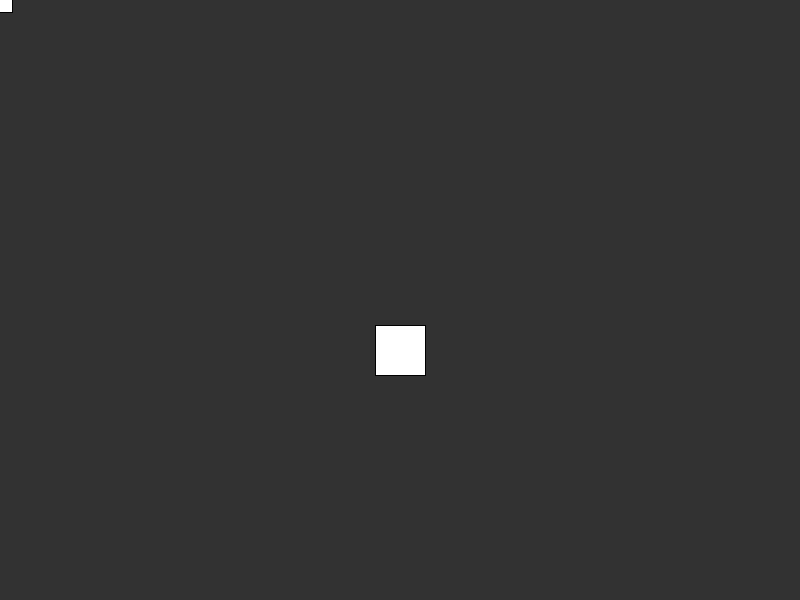
Frame 1 (no input)
Frame 60 (the mouse pressed at the canvas centre just before this capture): identical to frame 1, image omitted
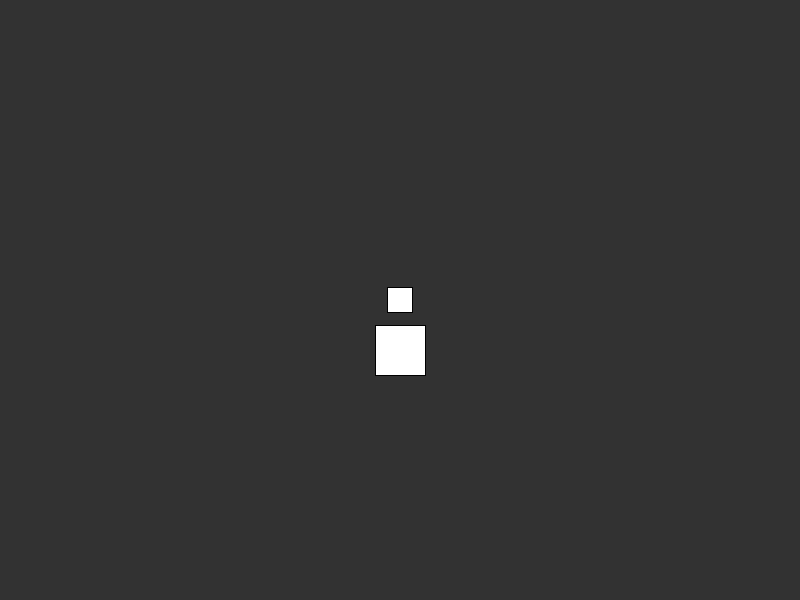
Frame 120 (the mouse held since frame 60 and released just before this capture)

The Processing sketch that drew these frames (run headless with seeded random() and noise(); from frame 60 on, the mouse is pressed at the canvas centre):

// Processing sketch: simple_AABB_collision_response
// ── simple_AABB_collision_response.pde
class AABB {
  float x;
  float y;
  float w;
  float h;
  
  AABB(Rectangle obj) {
    this.x = obj.x;
    this.y = obj.y;
    this.w = obj.w;
    this.h = obj.h;
  }
  
  PVector getMin() {
    return new PVector(this.x, this.y);
  }
  
  PVector getMax() {
    return new PVector(this.x + this.w, this.y + this.h);
  }
  
  PVector getCenter() {
    return new PVector(this.x + this.w / 2, this.y + this.h / 2);
  }
  
  void update(Rectangle obj) {
    this.x = obj.x;
    this.y = obj.y;
    this.w = obj.w;
    this.h = obj.h;
  }
}

class Rectangle {
  float x;
  float y;
  float w;
  float h;
  
  Rectangle(float x, float y, float w, float h) {
    this.x = x;
    this.y = y;
    this.w = w;
    this.h = h;
  }
  
  void draw() {
    rect(x, y, w, h);
  }
}

Rectangle rectMouse;
Rectangle rectStatic;
AABB rectMouseAABB;
AABB rectStaticAABB;

PVector[] compass;

void setup() {
  size(800, 600);
  frameRate(60);
  
  rectMouse = new Rectangle(0, 0, 25, 25);
  rectStatic = new Rectangle(width / 2 - 25, height / 2 + 25, 50, 50);
  rectMouseAABB = new AABB(rectMouse);
  rectStaticAABB = new AABB(rectStatic);
  
  compass = new PVector[4];
  compass[0] = new PVector(0, -1);
  compass[1] = new PVector(0, 1);
  compass[2] = new PVector(-1, 0);
  compass[3] = new PVector(1, 0);
}

void draw() {
  background(50);
  rectMouse.x = mouseX - rectMouse.w / 2;
  rectMouse.y = mouseY - rectMouse.h / 2;
  
  rectMouseAABB.update(rectMouse);
  rectStaticAABB.update(rectStatic);
  
  if (checkCollision(rectStaticAABB, rectMouseAABB)) {
    int side = whichDirection(rectStaticAABB, rectMouseAABB);
    switch (side) {
      case 0:
        rectMouse.y = rectStatic.y - rectMouse.h;
        rectStatic.y += 1;
        break;
      case 1:
        rectMouse.y = rectStatic.y + rectStatic.h;
        rectStatic.y -= 1;
        break;
      case 2:
        rectMouse.x = rectStatic.x - rectMouse.w;
        rectStatic.x += 1;
        break;
      case 3:
        rectMouse.x = rectStatic.x + rectStatic.w;
        rectStatic.x -= 1;
        break;
    }
    fill(255, 0, 0);
  } else {
    fill(255, 255, 255);
  }
  
  rectMouse.draw();
  rectStatic.draw();
}

boolean checkCollision(AABB objOne, AABB objTwo) {
  return objOne.getMin().x < objTwo.getMax().x &&
         objOne.getMin().y < objTwo.getMax().y &&
         objOne.getMax().x > objTwo.getMin().x &&
         objOne.getMax().y > objTwo.getMin().y;
}

int whichDirection(AABB target, AABB origin) {
  PVector toVec = PVector.sub(origin.getCenter(), target.getCenter());
  toVec.normalize();
  
  int side = -1;
  float max = 0;
  
  for (int i = 0; i < compass.length; i++) {
    float dotProduct = PVector.dot(compass[i], toVec);
    if (dotProduct > max) {
      max = dotProduct;
      side = i;
    }
  }
  return side;
}
